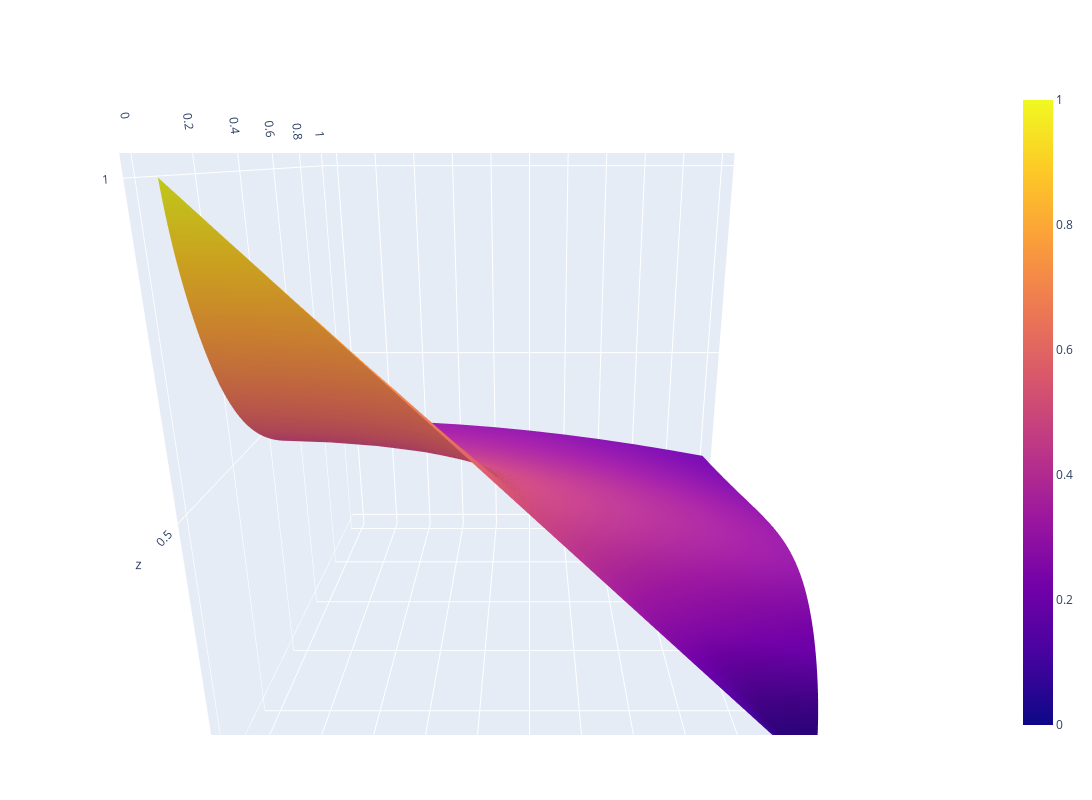

Notebook cell for this chart:
### Code cell
x = LinRange(a, b, xn+1)
y = LinRange(t_min, t_max, tn+1)
Z = vector_de_vectores = [vec(S[i, :]) for i in 1:size(S, 1)]
layout = Layout(
    autosize=false,
    width=1600,
    height=800,
    margin=attr(l=65, r=50, b=65, t=90),
    scene=attr(
            xaxis_nticks=20,
            zaxis_nticks=4,
            camera_eye=attr(x=0, y=-1.5, z=0.5),
            aspectratio=attr(x=1, y=1, z=1)
        )
)
Plot(surface(x=x, y=y, z=Z), layout)

### Figure 1 — Plotly figure (JSON) as saved in the notebook; plotly's stock layout.template omitted (floating-point values rounded to 4 significant figures; data arrays with more than 128 entries replaced by an {"elided": "..."} marker saying what was removed)
{"data": [{"type": "surface", "x": [0, 0.1, 0.2, 0.3, 0.4, 0.5, 0.6, 0.7, 0.8, 0.9, 1], "y": {"elided": "2001 float values"}, "z": {"elided": "2001x11 float values"}}], "layout": {"autosize": false, "height": 800, "margin": {"b": 65, "l": 65, "r": 50, "t": 90}, "scene": {"aspectratio": {"x": 1, "y": 1, "z": 1}, "camera": {"eye": {"x": 0, "y": -1.5, "z": 0.5}}, "xaxis": {"nticks": 20}, "zaxis": {"nticks": 4}}, "width": 1600}}
